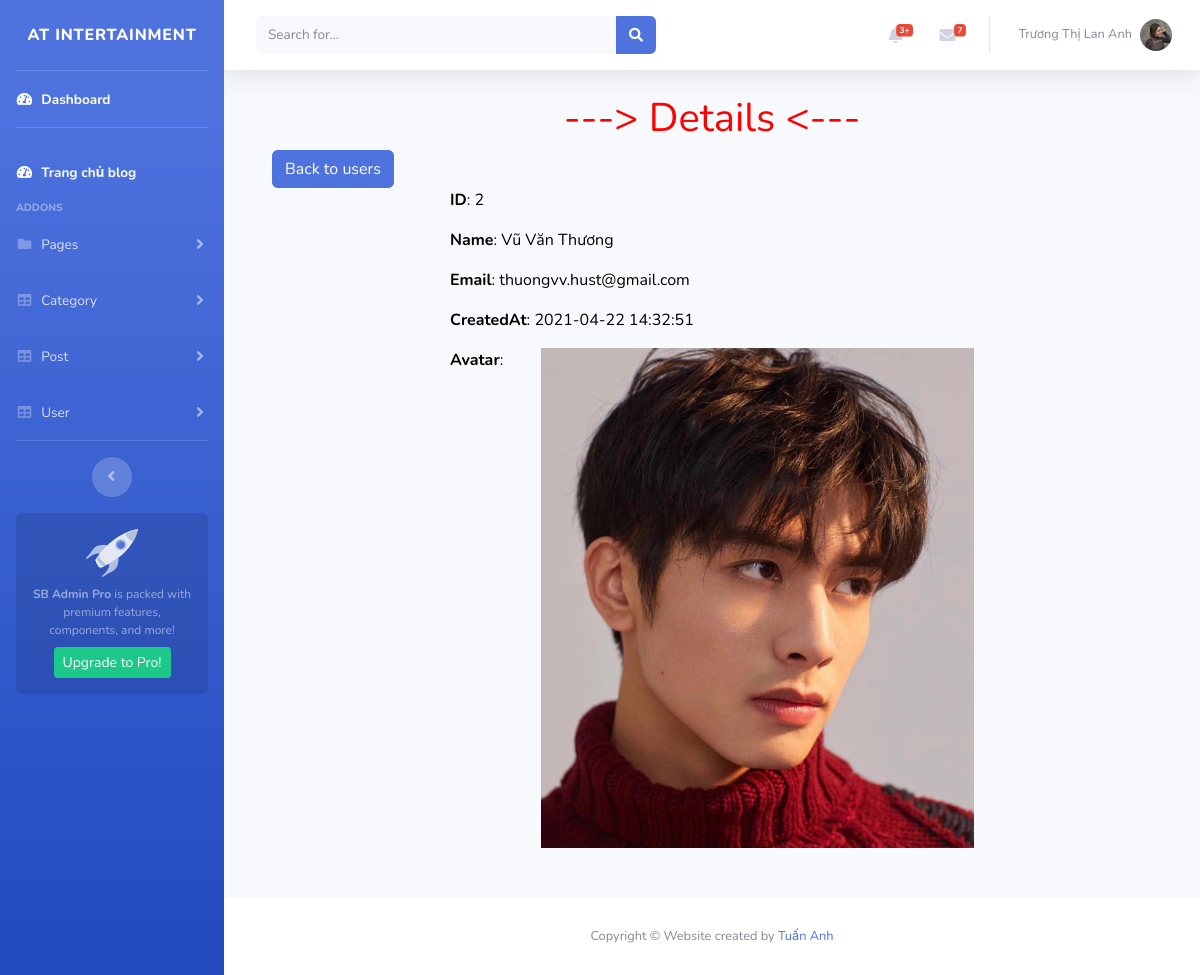
The page /index.php?admin=admin&mod=user&act=detail&id=2 (signed in) on the database its author committed.
### tables this page shows
CREATE TABLE `users`  (
  `id` int NOT NULL AUTO_INCREMENT,
  `name` varchar(255) NULL DEFAULT NULL,
  `email` varchar(255) NULL DEFAULT NULL,
  `password` varchar(255) NULL DEFAULT NULL,
  `avatar` longtext NULL COMMENT 'Đường dẫn ảnh',
  `created_at` timestamp(0) NULL DEFAULT current_timestamp(0) ON UPDATE CURRENT_TIMESTAMP(0) COMMENT 'Ngày tạo',
  PRIMARY KEY (`id`) USING BTREE
);

### controllers/admin/UserController.php (called while the page is built, shortened)
<?php
	class UserController extends BaseController{
		public $model;
		function __construct(){
			$this->model = new User();
		}
		public function detail(){
			$id = $_GET['id'];
			$user = $this->model->find($id);
			require('views/user/detail.php');
		}
	}
 ?>

### index.php (called while the page is built, shortened)
<?php
	$act = (isset($_GET['act'])?$_GET['act']:'list');
	$controller_obj = new $controller_class_name();
	$controller_obj->$act();
 ?>

### models/connection.php (called while the page is built, shortened)
<?php
	class Connection{
		function __construct(){
			$servername = "localhost";
			$username = "root";
			$password = "";
			$dbname = "php27.zent";
			$this->connection = new mysqli($servername, $username, $password, $dbname);
		}
	}
 ?>

### models/model.php (called while the page is built, shortened)
<?php
require_once('connection.php');
class Model{
	var $table;
	var $connection;
	function __construct(){
		$conn = new Connection();
		$this->connection = $conn->connection;
	}
	function find($id){
		$query = "SELECT * FROM ".$this->table." WHERE id= ".$id;
		return $this->connection->query($query)->fetch_assoc();
	}
}
?>

### views/user/detail.php (the view)
<?php include('views/header.php'); ?>
    <div class="container-fluid">
 	<div class="container" style="margin-bottom: 50px;">
 		<h1 class="text-center" style="color: red">---> Details <---</h1>
 		<a href="?admin=admin&mod=user&act=list" class="btn btn-primary">Back to users</a>
 		<div class="container" style="width: 65%; color: black" >
 			<p><b>ID</b>: <?= $user['id'] ?></p>
 		 	<p><b>Name</b>: <?= $user['name'] ?></p>
 		 	<p><b>Email</b>: <?= $user['email'] ?></p>
 		 	<p><b>CreatedAt</b>: <?php echo $user['created_at']; ?></p>
 		 	<div class="row">
 		 		<p class="col-2"><b>Avatar</b>:</p>
 		 		<img class="col-10" style="height: 500px;" src="public/img/avatar/<?= $user['avatar'] ?>">
 		 	</div>
 		</div>
 	</div>
</div>
<?php include('views/footer.php'); ?>

### rows shown on the page
users: id "2", name "Vũ Văn Thương", email "thuongvv.hust@gmail.com", created_at "2021-04-22 14:32:51", avatar (picture)

### other values the page prints
$_SESSION['auth']['name'] "Trương Thị Lan Anh"
